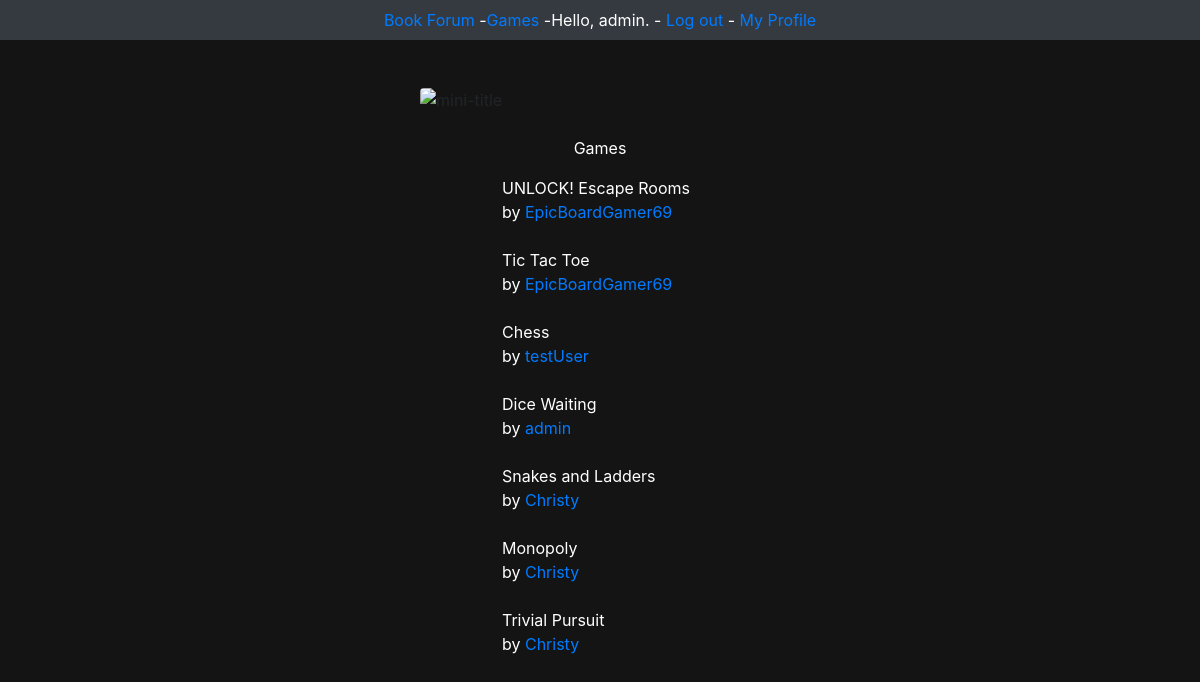
Page /games/ (signed in) on the committed database.
### users/models.py (models this page shows, shortened)
class User(AbstractBaseUser):
    username = models.CharField(max_length=50, unique=True)
    biography = models.CharField(max_length=300)
    is_staff = models.BooleanField(default=False)
    is_admin = models.BooleanField(default=False)
    date_joined = models.DateTimeField(auto_now_add=True)
    last_login = models.DateTimeField(auto_now=True)
    USERNAME_FIELD = 'username'
    objects = UserManager()  # Links this extended user class to its manager
    def __str__(self):
        return self.username

### main/models.py (models this page shows, shortened)
class Game(models.Model):
    name = models.CharField(max_length=80)
    description = models.CharField(max_length=500)
    owner = models.ForeignKey(User, on_delete=models.CASCADE)
    availability = models.BooleanField()
    date_added = models.DateTimeField(auto_now_add=True)
    date_modified = models.DateTimeField(auto_now=True)
    def __str__(self):
        return self.name

### main/views.py (the view)
# urls.py: path('games/', views.games, name='games'),
@login_required
def games(request):
    games = Game.objects.order_by('date_added')
    context = {'games': games}
    return render(request, 'main/games.html', context)

### main/templates/main/games.html
{% extends "main/base.html" %}
{% block content %}
<br>
<p class ="text-white text-center">Games</p>
<div class="d-flex">
    <ul class="list-inline mx-auto justify-content-center">
        {% for game in games %}
            <li class="list-inline-item text-white">{{ game }}</li>
            <a class="text-white "><br>by</a>
            <a href="{% url 'users:profile' game.owner.id %}" class = "text-primary">{{ game.owner }}</a>
            <br><br>
        {% empty %}
            <li>No games have been added yet :(</li>
        {% endfor %}
    </ul>
    </div>
{% endblock content %}

### main/templates/main/base.html (shortened to what this page needs)
<!DOCTYPE html>
<html lang="en">
<head>
<link rel="stylesheet" href="https://stackpath.bootstrapcdn.com/bootstrap/4.5.0/css/bootstrap.min.css">
<link rel="stylesheet" href="https://maxcdn.bootstrapcdn.com/font-awesome/4.7.0/css/font-awesome.min.css">
</head>
<nav class="navbar navbar-expand-sm bg-dark navbar-dark justify-content-center text-white">
  <ul class="navbar-nav">
    <li class="nav-item">
     <a href="{% url 'main:index' %}">Book Forum</a> -
    </li>
    <li class="nav-item">
      <a href="{% url 'main:games' %}">Games</a> -
    </li>
    <li class="nav-item">
    {% if user.is_authenticated %}
        Hello, {{ request.user.username }}. -
        <a href="{% url 'users:logout' %}">Log out</a> -
        <a href="{% url 'users:profile' request.user.id%}">My Profile</a>
    {% else %}
        <a href="{% url 'users:register' %}">Register</a> -
        <a href="{% url 'users:login' %}">Log in</a>
    {% endif %}
    </li>
  </ul>
</nav>
<br/><br/>
<div class="image">
<img src="https://i.ibb.co/Cnkng5M/mini-title.png" class="rounded mx-auto d-block"
     alt="mini-title" style="width:30%" </div>
{% block content %}{% endblock content %}

### rows in the picture
User: user.username "admin"
Game: name "UNLOCK! Escape Rooms", owner "EpicBoardGamer69"
Game: name "Tic Tac Toe", owner "EpicBoardGamer69"
Game: name "Chess", owner "testUser"
Game: name "Dice Waiting", owner "admin"
Game: name "Snakes and Ladders", owner "Christy"
Game: name "Monopoly", owner "Christy"
Game: name "Trivial Pursuit", owner "Christy"
